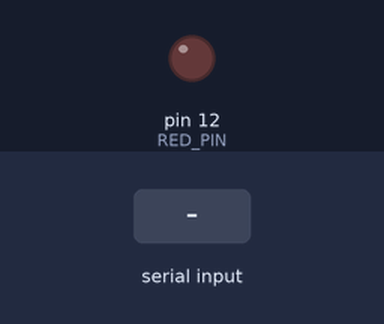
Bench run of a sketch on a simulated Arduino Uno, built with avr-gcc and run on an emulated ATmega328P. On the bench: output pins drawn as LEDs (lit = HIGH). Dashed ring = blinking. Inputs (shaded band) come from the test bench. What the sketch prints to the serial monitor is not drawn.

Above: at 1.2 s.
1.3 s: "90,45\n" received over Serial
At 1.7 s:
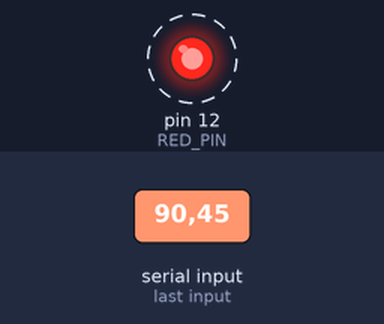
Timing chart, 0 to 10.3 s (numbered marks = the images above; inputs shaded):
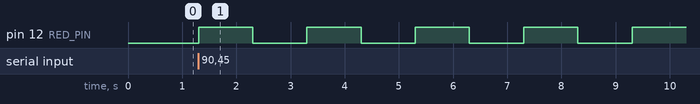

The sketch:

18_2_read_from_console_with_led.ino
```cpp
const int RED_PIN = 12;
const int DELAY_TIME = 1000;

void setup()
{
    Serial.begin(9600);
    pinMode(RED_PIN, OUTPUT);
}

void loop()
{
    Serial.println("Please enter count of blinks: ");
    while (Serial.available() == 0)
    {
    }
    const int blinksCount = Serial.parseInt();
    while (Serial.available() > 0)
    {
        Serial.read();
    }

    for (int i = 0; i < blinksCount; i++)
    {
        digitalWrite(RED_PIN, HIGH);
        delay(DELAY_TIME);
        digitalWrite(RED_PIN, LOW);
        delay(DELAY_TIME);
    }
}
```

Measured:
- after the input at 1.3 s, pin 12 (RED_PIN): alternates HIGH for 1.0 s and LOW for 1.0 s, starting at once
